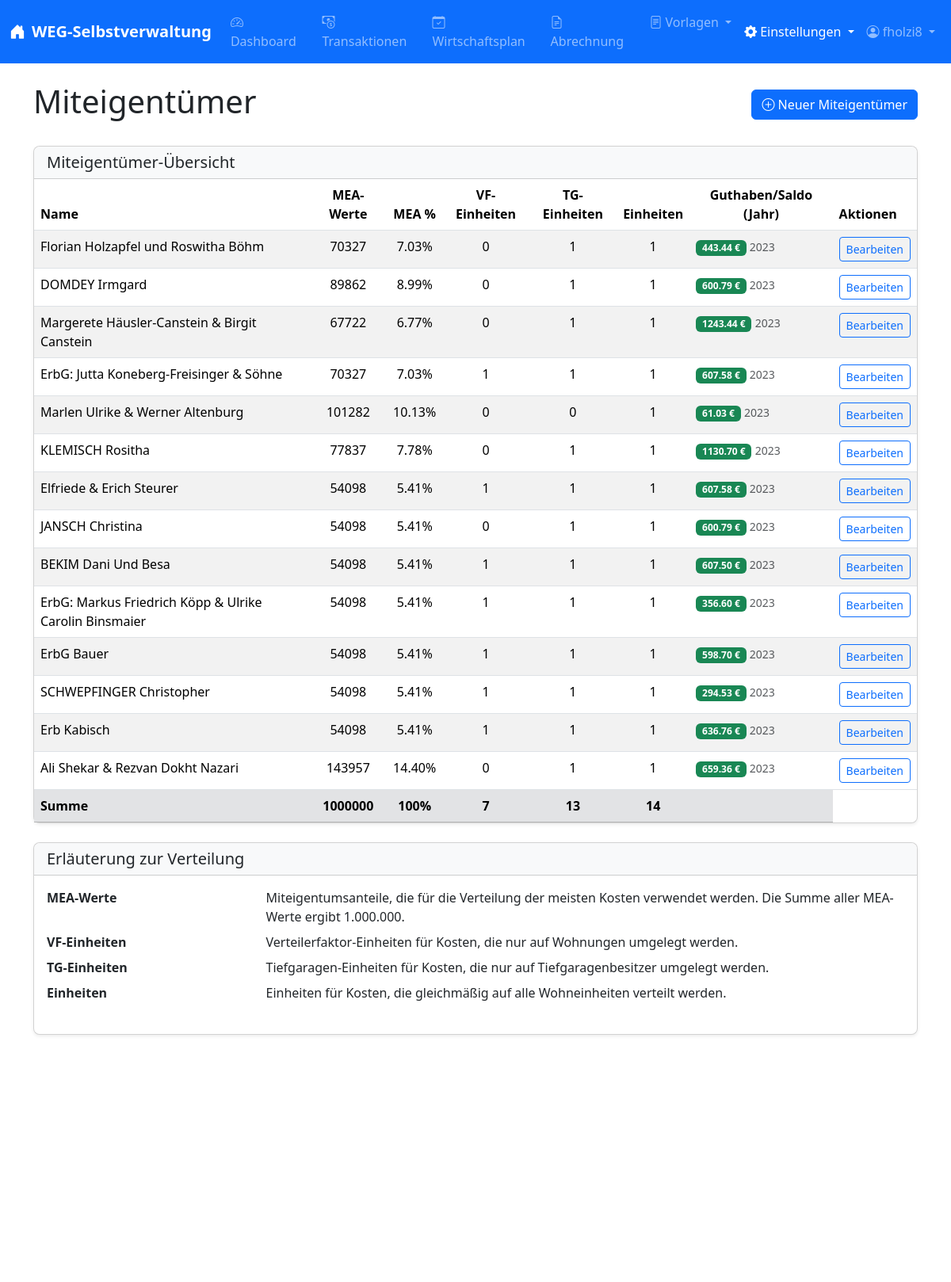
The page /miteigentuemer/ (signed in) on the database its author committed.
### models.py (models this page shows, shortened)
class User(UserMixin, db.Model):
    id = db.Column(db.Integer, primary_key=True)
    username = db.Column(db.String(150), unique=True, nullable=False)
    password_hash = db.Column(db.String(150), nullable=False)
    is_admin = db.Column(db.Boolean, default=False)
    email = db.Column(db.String(120), unique=True, nullable=True)
    email_verified = db.Column(db.Boolean, default=False)
    notify_transaction_changes = db.Column(db.Boolean, default=True)
    notify_wirtschaftsplan_changes = db.Column(db.Boolean, default=True)
    notify_user_changes = db.Column(db.Boolean, default=True)

class Miteigentuemer(db.Model):
    id = db.Column(db.Integer, primary_key=True)
    name = db.Column(db.String(200), nullable=False)
    mea = db.Column(db.Integer, nullable=False)  # Miteigentumsanteile
    vf_einheiten = db.Column(db.Integer, default=0)  # Verteilerfaktor-Einheiten
    tg_einheiten = db.Column(db.Integer, default=0)  # Tiefgaragen-Einheiten
    einheiten = db.Column(db.Integer, default=1)
    guthaben_vorjahr = db.Column(db.Numeric(10, 2), default=0.00)
    guthaben_jahr = db.Column(db.Integer, default=2023)  # Jahr, aus dem das Guthaben stammt

### routes/miteigentuemer.py (the view)
@miteigentuemer_bp.route('/', methods=['GET'])
@login_required
def liste():
    miteigentuemer = Miteigentuemer.query.all()
    gesamt_mea = sum(m.mea for m in miteigentuemer) if miteigentuemer else 1
    vorjahr = datetime.now().year - 1
    return render_template('miteigentuemer/liste.html',
                          miteigentuemer=miteigentuemer,
                          vorjahr=vorjahr,
                          gesamt_mea=gesamt_mea)

### app.py (called while the page is built)
@app.context_processor
def inject_now():
    return {'now': datetime.now()}

@app.context_processor
def inject_csp_nonce():
    if not hasattr(g, 'csp_nonce'):
        g.csp_nonce = secrets.token_hex(16)
    return {'csp_nonce': g.csp_nonce}

@app.after_request
def add_security_headers(response):
    nonce = getattr(g, 'csp_nonce', secrets.token_hex(16))
    csp_policy = {}
    for key, value in app.config.get('CSP', {}).items():
        if isinstance(value, str) and '{nonce}' in value:
            csp_policy[key] = value.format(nonce=nonce)
        else:
            csp_policy[key] = value
    if csp_policy:
        response.headers['Content-Security-Policy'] = '; '.join(f"{key} {value}" for key, value in csp_policy.items())
    response.headers['X-Content-Type-Options'] = 'nosniff'
    response.headers['X-Frame-Options'] = 'SAMEORIGIN'
    response.headers['X-XSS-Protection'] = '1; mode=block'
    response.headers['Referrer-Policy'] = 'strict-origin-when-cross-origin'
    return response

@login_manager.user_loader
def load_user(user_id):
    return db.session.get(User, int(user_id))

@app.before_request
def limit_login_attempts():
    if request.endpoint == 'auth.login' and request.method == 'POST':
        limiter.limit("10/hour,3/minute")(lambda: None)()

### templates/miteigentuemer/liste.html (shortened to what this page needs)
{% extends "layout.html" %}
{% block content %}
<div class="d-flex justify-content-between align-items-center mb-4">
    <h1>Miteigentümer</h1>
    <a href="{{ url_for('miteigentuemer.neu') }}" class="btn btn-primary">
        <i class="bi bi-plus-circle"></i> Neuer Miteigentümer
    </a>
</div>
<div class="card">
    <div class="card-header bg-light">
        <h5 class="mb-0">Miteigentümer-Übersicht</h5>
    </div>
    <div class="card-body p-0">
        <div class="table-responsive">
            <table class="table table-striped table-hover mb-0">
                <thead>
                    <tr>
                        <th>Name</th>
                        <th class="text-center">MEA-Werte</th>
                        <th class="text-center">MEA %</th>
                        <th class="text-center">VF-Einheiten</th>
                        <th class="text-center">TG-Einheiten</th>
                        <th class="text-center">Einheiten</th>
                        <th class="text-center">Guthaben/Saldo (Jahr)</th>
                        <th>Aktionen</th>
                    </tr>
                </thead>
                <tbody>
                    {% for m in miteigentuemer %}
                    <tr>
                        <td>{{ m.name }}</td>
                        <td class="text-center">{{ m.mea }}</td>
                        <td class="text-center">{{ "%.2f"|format((m.mea / gesamt_mea) * 100) }}%</td>
                        <td class="text-center">{{ m.vf_einheiten }}</td>
                        <td class="text-center">{{ m.tg_einheiten }}</td>
                        <td class="text-center">{{ m.einheiten }}</td>
                        <td>
                            <span
                                class="badge {% if m.guthaben_vorjahr and m.guthaben_vorjahr > 0 %}bg-success{% elif m.guthaben_vorjahr and m.guthaben_vorjahr < 0 %}bg-danger{% else %}bg-secondary{% endif %}">
                                {{ "%.2f"|format(m.guthaben_vorjahr or 0) }} €
                            </span>
                            <small class="text-muted">{{ m.guthaben_jahr }}</small>
                        </td>
                        <td>
                            <a href="{{ url_for('miteigentuemer.bearbeiten', miteigentuemer_id=m.id) }}"
                                class="btn btn-sm btn-outline-primary">Bearbeiten</a>
                        </td>
                    </tr>
                    {% else %}
                    <tr>
                        <td colspan="7" class="text-center py-3">Keine Miteigentümer gefunden.</td>
                    </tr>
                    {% endfor %}
                </tbody>
                <tfoot>
                    <tr class="table-secondary">
                        <th>Summe</th>
                        <th class="text-center">{{ gesamt_mea }}</th>
                        <th class="text-center">100%</th>
                        <th class="text-center">{{ miteigentuemer|sum(attribute='vf_einheiten') }}</th>
                        <th class="text-center">{{ miteigentuemer|sum(attribute='tg_einheiten') }}</th>
                        <th class="text-center">{{ miteigentuemer|sum(attribute='einheiten') }}</th>
                        <th></th>
                    </tr>
                </tfoot>
            </table>
        </div>
    </div>
</div>
<div class="card mt-4">
    <div class="card-header bg-light">
        <h5 class="mb-0">Erläuterung zur Verteilung</h5>
    </div>
    <div class="card-body">
        <dl class="row">
            <dt class="col-sm-3">MEA-Werte</dt>
            <dd class="col-sm-9">Miteigentumsanteile, die für die Verteilung der meisten Kosten verwendet werden. Die
                Summe aller MEA-Werte ergibt 1.000.000.</dd>
            <dt class="col-sm-3">VF-Einheiten</dt>
            <dd class="col-sm-9">Verteilerfaktor-Einheiten für Kosten, die nur auf Wohnungen umgelegt werden.</dd>
            <dt class="col-sm-3">TG-Einheiten</dt>
            <dd class="col-sm-9">Tiefgaragen-Einheiten für Kosten, die nur auf Tiefgaragenbesitzer umgelegt werden.</dd>
            <dt class="col-sm-3">Einheiten</dt>
            <dd class="col-sm-9">Einheiten für Kosten, die gleichmäßig auf alle Wohneinheiten verteilt werden.</dd>
        </dl>
    </div>
</div>
{% endblock %}

### templates/layout.html (shortened to what this page needs)
<!DOCTYPE html>
<html lang="de">
<head>
    <link href="/static/css/bootstrap.min.css" rel="stylesheet">
    <link href="https://cdn.jsdelivr.net/npm/bootstrap-icons@1.10.0/font/bootstrap-icons.css" rel="stylesheet">
    <link href="/static/css/styles.css" rel="stylesheet">
    <link rel="stylesheet" type="text/css" href="https://cdn.datatables.net/1.13.4/css/dataTables.bootstrap5.min.css">
</head>
<body>
    {% if current_user.is_authenticated %}
    <nav class="navbar navbar-expand-lg navbar-dark bg-primary">
        <div class="container-fluid">
            <a class="navbar-brand" href="{{ url_for('dashboard.index') }}">
                <i class="bi bi-house-door-fill me-2"></i>WEG-Selbstverwaltung
            </a>
            <div class="collapse navbar-collapse" id="navbarNav">
                <ul class="navbar-nav me-auto">
                    <li class="nav-item">
                        <a class="nav-link {% if request.endpoint and request.endpoint.startswith('dashboard') %}active{% endif %}"
                            href="{{ url_for('dashboard.index') }}">
                            <i class="bi bi-speedometer2 me-1"></i>Dashboard
                        </a>
                    </li>
                    <li class="nav-item">
                        <a class="nav-link {% if request.endpoint and request.endpoint.startswith('transaktionen') %}active{% endif %}"
                            href="{{ url_for('transaktionen.liste') }}">
                            <i class="bi bi-cash-coin me-1"></i>Transaktionen
                        </a>
                    </li>
                    <li class="nav-item">
                        <a class="nav-link {% if request.endpoint and request.endpoint.startswith('wirtschaftsplan') %}active{% endif %}"
                            href="{{ url_for('wirtschaftsplan.uebersicht') }}">
                            <i class="bi bi-calendar-check me-1"></i>Wirtschaftsplan
                        </a>
                    </li>
                    <li class="nav-item">
                        <a class="nav-link {% if request.endpoint and request.endpoint.startswith('abrechnung') %}active{% endif %}"
                            href="{{ url_for('abrechnung.uebersicht') }}">
                            <i class="bi bi-file-earmark-text me-1"></i>Abrechnung
                        </a>
                    </li>
                    <li class="nav-item dropdown">
                        <a class="nav-link dropdown-toggle {% if request.blueprint == 'vorlagen' %}active{% endif %}" href="#"
                            id="vorlagenDropdown" role="button" data-bs-toggle="dropdown" aria-expanded="false">
                            <i class="bi bi-file-text me-1"></i>Vorlagen
                        </a>
                    </li>
                </ul>
                <ul class="navbar-nav">
                    <li class="nav-item dropdown">
                        <a class="nav-link dropdown-toggle {% if request.endpoint and (request.endpoint.startswith('settings') or request.endpoint.startswith('miteigentuemer')) %}active{% endif %}"
                            href="#" id="settingsDropdown" role="button" data-bs-toggle="dropdown"
                            aria-expanded="false">
                            <i class="bi bi-gear-fill me-1"></i>Einstellungen
                        </a>
                    </li>
                    <li class="nav-item dropdown">
                        <a class="nav-link dropdown-toggle" href="#" id="navbarDropdown" role="button" data-bs-toggle="dropdown"
                            aria-expanded="false">
                            <i class="bi bi-person-circle"></i> {{ current_user.username }}
                        </a>
                    </li>
                </ul>
            </div>
        </div>
    </nav>
    {% endif %}
    <div class="container mt-4 mb-5">
        {% block content %}{% endblock %}
    </div>
    <footer class="footer mt-auto py-3 bg-light">
        <div class="container text-center">
            <span class="text-muted">WEG-Selbstverwaltung &copy; {{ now.year }} | Version 1.0</span>
        </div>
    </footer>
</body>
</html>

### static/css/styles.css (style rules this page uses)
body { min-height: 100vh; display: flex; flex-direction: column; }
html,body { height: 100%; margin: 0; padding: 0; overflow-y: auto; }
.container { min-height: 100%; position: relative; overflow-y: auto; }
.footer { margin-top: auto; }
.table { margin-bottom: 0; }
.table th { font-weight: 600; }
.card { box-shadow: 0 0.125rem 0.25rem rgba(0, 0, 0, 0.075); border-radius: 0.5rem; }
.card-header { border-radius: 0.5rem 0.5rem 0 0 !important; }
.navbar-brand { font-weight: 600; font-size: 1.25rem; }
.nav-link { font-weight: 500; }

### rows shown on the page
User: username "fholzi8"
Miteigentuemer: name "Florian Holzapfel und Roswitha Böhm", mea "70327", (m.mea/gesamt_mea)*100 "7.03", vf_einheiten "0", tg_einheiten "1", einheiten "1", guthaben_vorjahr "443.44", guthaben_jahr "2023"
Miteigentuemer: name "DOMDEY Irmgard", mea "89862", (m.mea/gesamt_mea)*100 "8.99", vf_einheiten "0", tg_einheiten "1", einheiten "1", guthaben_vorjahr "600.79", guthaben_jahr "2023"
Miteigentuemer: name "Margerete Häusler-Canstein & Birgit Canstein", mea "67722", (m.mea/gesamt_mea)*100 "6.77", vf_einheiten "0", tg_einheiten "1", einheiten "1", guthaben_vorjahr "1243.44", guthaben_jahr "2023"
Miteigentuemer: name "ErbG: Jutta Koneberg-Freisinger & Söhne", mea "70327", (m.mea/gesamt_mea)*100 "7.03", vf_einheiten "1", tg_einheiten "1", einheiten "1", guthaben_vorjahr "607.58", guthaben_jahr "2023"
Miteigentuemer: name "Marlen Ulrike & Werner Altenburg", mea "101282", (m.mea/gesamt_mea)*100 "10.13", vf_einheiten "0", tg_einheiten "0", einheiten "1", guthaben_vorjahr "61.03", guthaben_jahr "2023"
Miteigentuemer: name "KLEMISCH Rositha", mea "77837", (m.mea/gesamt_mea)*100 "7.78", vf_einheiten "0", tg_einheiten "1", einheiten "1", guthaben_vorjahr "1130.70", guthaben_jahr "2023"
Miteigentuemer: name "Elfriede & Erich Steurer", mea "54098", (m.mea/gesamt_mea)*100 "5.41", vf_einheiten "1", tg_einheiten "1", einheiten "1", guthaben_vorjahr "607.58", guthaben_jahr "2023"
Miteigentuemer: name "JANSCH Christina", mea "54098", (m.mea/gesamt_mea)*100 "5.41", vf_einheiten "0", tg_einheiten "1", einheiten "1", guthaben_vorjahr "600.79", guthaben_jahr "2023"
Miteigentuemer: name "BEKIM Dani Und Besa", mea "54098", (m.mea/gesamt_mea)*100 "5.41", vf_einheiten "1", tg_einheiten "1", einheiten "1", guthaben_vorjahr "607.50", guthaben_jahr "2023"
Miteigentuemer: name "ErbG: Markus Friedrich Köpp & Ulrike Carolin Binsmaier", mea "54098", (m.mea/gesamt_mea)*100 "5.41", vf_einheiten "1", tg_einheiten "1", einheiten "1", guthaben_vorjahr "356.60", guthaben_jahr "2023"
Miteigentuemer: name "ErbG Bauer", mea "54098", (m.mea/gesamt_mea)*100 "5.41", vf_einheiten "1", tg_einheiten "1", einheiten "1", guthaben_vorjahr "598.70", guthaben_jahr "2023"
Miteigentuemer: name "SCHWEPFINGER Christopher", mea "54098", (m.mea/gesamt_mea)*100 "5.41", vf_einheiten "1", tg_einheiten "1", einheiten "1", guthaben_vorjahr "294.53", guthaben_jahr "2023"
Miteigentuemer: name "Erb Kabisch", mea "54098", (m.mea/gesamt_mea)*100 "5.41", vf_einheiten "1", tg_einheiten "1", einheiten "1", guthaben_vorjahr "636.76", guthaben_jahr "2023"
Miteigentuemer: name "Ali Shekar & Rezvan Dokht Nazari", mea "143957", (m.mea/gesamt_mea)*100 "14.40", vf_einheiten "0", tg_einheiten "1", einheiten "1", guthaben_vorjahr "659.36", guthaben_jahr "2023"

### other values the page prints
{{ gesamt_mea }} "1000000"
{{ miteigentuemer|sum(attribute='vf_einheiten') }} "7"
{{ miteigentuemer|sum(attribute='tg_einheiten') }} "13"
{{ miteigentuemer|sum(attribute='einheiten') }} "14"
